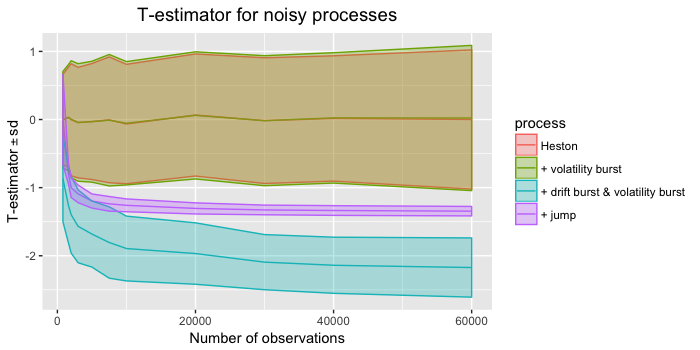

The R source for this figure:
library(ggplot2)
library(latex2exp)
setwd(Sys.getenv("masters-thesis"))
source("Simulation/Heston.R")
source("Simulation/Bursts.R")
source("Simulation/Jumps.R")
source("Estimation/pre-average.R")
source("Estimation/estimates.R")

#seed
set.seed(100)

p0 <- Sys.time()

#################### PARAMETERS THAT DON'T CHANGE ####################
omega2 <- 2.64*10^(-10) #What Mathias wrote
omega <- sqrt(omega2)
K2 <- 0.5 #K2

#Burst settings
alpha <- 0.8
beta <- 0.1
c_1 <- (1-alpha)*0.005/(10/(60*24*7*52))^(1-alpha)
c_2 <- sqrt((1-2*beta)*0.001^2/(10/(60*24*7*52))^(1-2*beta))


#Constants regarding pre-avg kernel
phi_1 <- 1 #int(g'(x)^2)
phi_2 <- 1/12 #int(g^2)
int_g <- 1/4 #int(g)


#################### PARAMETERS CHANGING WITH N ####################
n_list <- c(800, 1600, 2000, 3000, 5000, 7500, 10000,
            20000, 30000, 40000, 60000)

#Initialize list with 5 mean, lower and upper for later plot

#Initialize list with 5 mean, lower and upper for later plot
n_processes <- 4

all_plot_data <- vector("list", n_processes)
for (i in 1:n_processes) {
  all_plot_data[[i]]$means <- numeric(length = length(n_list))
  all_plot_data[[i]]$lower <- all_plot_data[[i]]$means
  all_plot_data[[i]]$upper <- all_plot_data[[i]]$means
}

#################### LOOP OVER N ####################

for (my_n in 1:length(n_list)) {
  print(my_n)
  #my_n <- 1
  #my_n <- length(n_list)
  mat <- 6.5/(24*7*52)#*52*7*24*60*60 #In years
  n <- n_list[my_n]
  dt <- mat/n #In years
  theta_1 <- 10^(-1)
  k_n <- ceiling(theta_1*n^(1/2)) #It shouldn't become zero, therefore 'ceiling'
  #hd <- 2*10^3*n^(-1/4) #If miliseconds
  theta_2 <- 10^(-1)
  hd <- mat*theta_2*n^(-1/3) #If years
  
  #Check they are reasonable
  #n/k_n #We shouldn't use to many in pre-avg
  #hd/(k_n*dt) #We should have enough pre-avg within bandwidth
  
  #The index where i calculate T
  desired_index <- ceiling((n+1)/2) + k_n-2 #burst time + k_n - 2
  
  
  ############ Simulation #########
  Npath <- 400
  settings <- sim.setup(mat=mat, Npath = Npath, Nsteps = n, omega = omega) #6.5 hours
  Heston <- sim.heston(settings)
  Heston_vb <- sim.addvb(Heston,burst_time = 0.5, interval_length = 0.05, c_2 = c_2, beta = beta,reverse = F, recenter = F)
  Heston_vbdb <- sim.adddb(Heston_vb, burst_time=0.5,interval_length=0.05, c_1 = c_1, alpha = alpha, reverse = F)
  Heston_jump <- sim.addjump(Heston, burst_time = 0.5, interval_length = 0.05, c_1 = c_1, alpha = alpha)

  #All paths
  all_paths <- list(Heston, Heston_vb, Heston_vbdb, Heston_jump)

  for (j in 1:length(all_paths)) {
    #j <- 1
    path <- all_paths[[j]]
    
    ####### Pre-averaging #########
    #We need to transpose Y for dy to work properly
    Y <- t(as.matrix(path$Y))
    dy <- diff(Y)
    
    #Pre-avg (can't take vector)
    pre_y <- matrix(NA, nrow = Npath, ncol = n+1) #includes 0 and n to make same size as Heston$Y
    
    for (i in 1:Npath){
      pre_y[i,] <- c(rep(0,k_n+1),est.NewPreAverage(dy[,i],k_n))
    }
      
    #Plug back into Heston-data
    path$raw <- path$Y
    path$Y <- pre_y
    
    
    ######## CALCULATE T estimator ##########
    T_hat <- numeric(length = Npath)
    
    for (i in 1:Npath){
      #i <- 1
      single_path <- list(Y = path$Y[i,], time = Heston$time, raw = Heston$raw[i,])
      mu_hat <- est.mu.new(data = single_path,hd,t.index = c(desired_index-1,desired_index), kn = k_n)$mu[2]
      sigma_hat_2 <- est.sigma.new(data = single_path,hd, t.index = desired_index, kn = k_n,noisefun = est.noise.iid, theta = theta_1)$sig
      T_hat[i] <- sqrt(hd/K2) * mu_hat/sqrt(sigma_hat_2) #Correct
    }
    
    T_hat_clean <- na.omit(T_hat) #There MIGHT be negtive sigma-hat but it is highly unlikely
    
    ######## SAVE MEAN AND VARIANCE FOR PLOT #######
    all_plot_data[[j]]$means[my_n] <- mean(T_hat_clean)
    all_plot_data[[j]]$lower[my_n] <- all_plot_data[[j]]$means[my_n] - sqrt(var(T_hat_clean))
    all_plot_data[[j]]$upper[my_n] <- all_plot_data[[j]]$means[my_n] +sqrt(var(T_hat_clean))
  }
}


#################### PLOT ####################
#Re-shape to data.frame(x, lower, mean, upper, farve)

#Create numbers for colors
all_plot_data[[1]]$process <- rep("Heston", length(all_plot_data[[1]]$mean))
all_plot_data[[2]]$process <- rep("+ volatility burst", length(all_plot_data[[2]]$mean))
all_plot_data[[3]]$process <- rep("+ drift burst & volatility burst", length(all_plot_data[[3]]$mean))
all_plot_data[[4]]$process <- rep("+ jump", length(all_plot_data[[4]]$mean))


#Create a single data_frame
plot_data_frame <- data.frame(n = n_list ,
                              lower= all_plot_data[[1]]$lower,
                              mean= all_plot_data[[1]]$mean,
                              upper= all_plot_data[[1]]$upper,
                              process= all_plot_data[[1]]$process)

for (i in 2:length(all_plot_data)){
  new_data_frame <- data.frame(n = n_list,
                               lower= all_plot_data[[i]]$lower,
                               mean= all_plot_data[[i]]$mean,
                               upper= all_plot_data[[i]]$upper,
                               process= all_plot_data[[i]]$process)
  plot_data_frame <- rbind(plot_data_frame,new_data_frame)
}

##### PLOT #####
ggplot(plot_data_frame, aes(n, mean, color = process)) +
  geom_line() +
  geom_ribbon(aes(ymin = lower, ymax = upper, fill = process), alpha = 0.3) +
  xlab("Number of observations") + ylab(TeX('$ T-estimator \\pm sd$')) +
  ggtitle("T-estimator for noisy processes") +
  theme(plot.title = element_text(hjust = 0.5, size = 14))

#Save dataframe for later
save(plot_data_frame, file="Figures2/Saved_data_for_plots/06_T-estimator2_with_noise.Rda")

print(Sys.time()-p0) #approx 10 min with max(n) = 60k and npaths = 500
